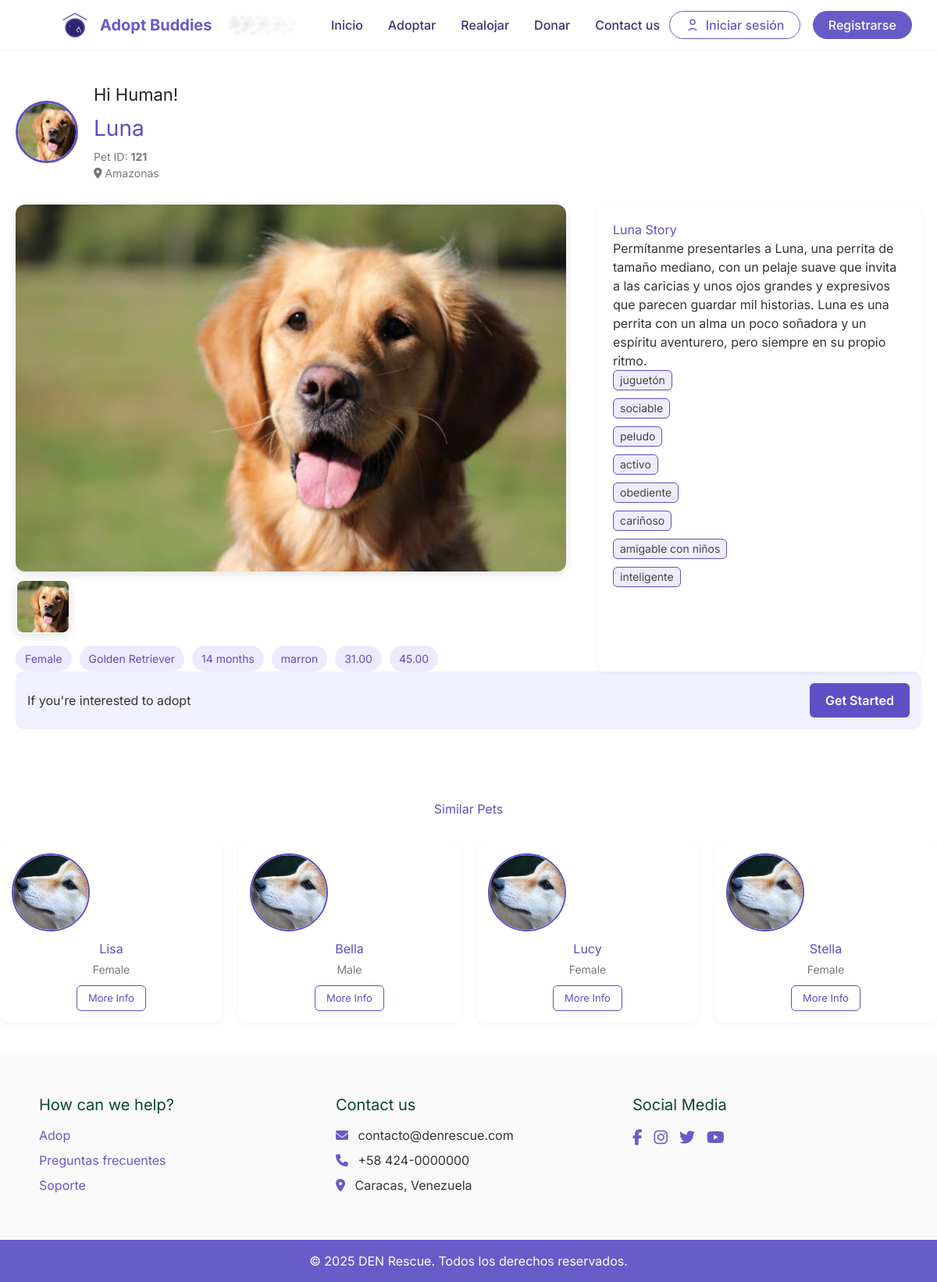
The app's page /desc_mascota?id=121 with its own data.
### tables this page shows
CREATE TABLE `mascota_fotos` (
  `id` int(11) NOT NULL,
  `mascota_id` int(5) UNSIGNED ZEROFILL NOT NULL,
  `url_foto` varchar(255) NOT NULL,
  `orden` tinyint(3) UNSIGNED DEFAULT NULL
);

CREATE TABLE `mascota` (
  `id` int(5) UNSIGNED ZEROFILL NOT NULL,
  `nombre` varchar(50) NOT NULL,
  `especie` enum('perro','gato') NOT NULL,
  `genero` tinyint(1) NOT NULL DEFAULT 1,
  `fecha_nacimiento` date DEFAULT NULL,
  `edad_minima` tinyint(3) UNSIGNED DEFAULT NULL,
  `edad_maxima` tinyint(3) UNSIGNED DEFAULT NULL,
  `descripcion` text NOT NULL,
  `estatus` enum('adopcion','adoptada','rescatada') NOT NULL,
  `fecha_ingreso` datetime NOT NULL DEFAULT current_timestamp(),
  `rescatada` tinyint(1) NOT NULL DEFAULT 0,
  `estado` varchar(12) NOT NULL,
  `altura` decimal(5,2) NOT NULL,
  `peso` decimal(5,2) NOT NULL,
  `color` varchar(20) NOT NULL,
  `usuario_origen_id` int(5) UNSIGNED ZEROFILL DEFAULT NULL,
  `raza_id` int(11) DEFAULT NULL,
  `direccion` text DEFAULT NULL
);

CREATE TABLE `razas` (
  `id` int(11) NOT NULL,
  `nombre_raza` varchar(100) NOT NULL,
  `especie` enum('perro','gato') NOT NULL
);

CREATE TABLE `etiquetas` (
  `id` int(11) NOT NULL,
  `etiqueta` varchar(100) NOT NULL
);

### Config/App/Views.php (called while the page is built)
<?php
class Views{
    public function getView($ruta, $vista, $data="")
    {
        if ($ruta == "home") {
            $vista = "Views/".$vista.".php";
        }else{
            $vista = "Views/".$ruta."/".$vista.".php";
        }
        require $vista;
    }
}
?>

### Controllers/desc_mascota.php (called while the page is built, shortened)
<?php
class Desc_Mascota extends Controller {
  protected $model;
  public function __construct() {
    require_once "Models/desc_mascota.php";
    $this->model = new DescMascotaModel();
  }
  public function index() {
    $mascotas = $this->model->getMascota($id_mascota = $_GET['id'] ?? null);
    $fotos = $this->model->getFotosMascota($id_mascota= $_GET['id'] ?? null);
    $etiquetas = $this->model->getEtiquetasMascota($id_mascota = $_GET['id'] ?? null);
    $data['mascotas'] = $mascotas;
    $data['fotos'] = $fotos;
    $data['etiquetas'] = $etiquetas;
    $data['title'] = 'Descripción de la mascota';
    $this->views->getView('desc_mascota', 'index', $data);
  }
}

### Config/App/Query.php (called while the page is built, shortened)
<?php
class Query extends Conexion{
    private $pdo, $con, $sql, $datos;
    public function __construct() {
        $this->pdo = new Conexion();
        $this->con = $this->pdo->conect();
    }
public function select(string $sql, array $datos = [])
{
    $this->sql = $sql;
    $this->datos = $datos;
    $resul = $this->con->prepare($this->sql);
    $resul->execute($this->datos);
    $data = $resul->fetch(PDO::FETCH_ASSOC);
    return $data;
}
    public function selectAll(string $sql,array $datos = [])
    {
        $this->sql = $sql;
        $this->datos = $datos;
        $resul = $this->con->prepare($this->sql);
        $resul->execute($this->datos);
        $data = $resul->fetchAll(PDO::FETCH_ASSOC);
        return $data;
    }
}
?>

### Config/App/Conexion.php (called while the page is built)
<?php
class Conexion{
    private $conect;
    public function __construct()
    {
        $pdo = "mysql:host=".HOST.";dbname=".DB.";".CHARSET;
        try {
            $this->conect = new PDO($pdo, USER, PASS);
            $this->conect->setAttribute(PDO::ATTR_ERRMODE, PDO::ERRMODE_EXCEPTION);
        } catch (PDOException $e) {
            echo "Error en la conexion".$e->getMessage();
        }
    }
    public function conect()
    {
        return $this->conect;
    }
}
?>

### Models/desc_mascota.php (called while the page is built)
<?php
class DescMascotaModel extends Query {
    public function getMascota($id_mascota) {
        $sql = "SELECT m.*, r.nombre_raza AS nombre_raza FROM mascota AS m
JOIN razas AS r ON m.raza_id = r.id WHERE m.id = ?";
        return $this->select($sql, [$id_mascota]);
    }
     public function getFotosMascota($id_mascota) {
        $sql = "SELECT * FROM mascota_fotos
                WHERE mascota_id = ?
                ORDER BY orden ASC";
        return $this->selectAll($sql, [$id_mascota]);
    }
     public function getEtiquetasMascota($id_mascota) {
        $sql = "SELECT e.etiqueta FROM mascota_etiquetas AS me
                JOIN etiquetas AS e ON me.etiqueta_id = e.id
                WHERE mascota_id = ?
               ";
        return $this->selectAll($sql, [$id_mascota]);
    }
}

### Views/desc_mascota/index.php (the view, shortened to what this page needs)
<!DOCTYPE html>
<html lang="en">
<head>
  <link rel="stylesheet" href="<?php echo BASE_URL; ?>assets/css/descripcion.css">
  <link rel="stylesheet" href="https://cdnjs.cloudflare.com/ajax/libs/font-awesome/6.5.0/css/all.min.css">
</head>
<body>
 <?php
    $mascota = $data['mascotas'] ?? null;
    $foto = $data['fotos'][0]['url_foto'] ?? null;
    include_once(__DIR__ . '/../Templates/header.php');
 ?>
  <div class="pet-profile">
    <div class="header-section">
      <div class="pet-header">
        <img class="pet-avatar" src="<?= BASE_URL . $foto ?>" alt="Magie">
        <div class="pet-data">
          <h1>Hi Human!</h1>
          <h2><?= htmlspecialchars($mascota['nombre']) ?></h2>
          <p class="pet-id">Pet ID: <strong><?= htmlspecialchars($mascota['id']) ?></strong></p>
          <p class="pet-location"><i class="fa-solid fa-location-dot"></i> <?= htmlspecialchars($mascota['estado']) ?> </p>
        </div>
      </div>
    </div>
    <div class="gallery-story">
      <div class="gallery">
        <img id="mainImage" src="<?= BASE_URL . $foto ?>" alt="Main image">
        <div class="thumbnails">
          <img src="<?php echo BASE_URL. $foto; ?>" onclick="changeImage(this)">
        </div>
        <div class="pet-tags">
          <div class="tag"><?= ($mascota['genero'] == 1) ? 'Male' : 'Female'; ?></div>
          <div class="tag"><?= htmlspecialchars($mascota['nombre_raza']) ?></div>
          <div class="tag">14 months</div>
          <div class="tag"><?= htmlspecialchars($mascota['color']) ?></div>
          <div class="tag"><?= htmlspecialchars($mascota['peso']) ?></div>
          <div class="tag"><?= htmlspecialchars($mascota['altura']) ?></div>
        </div>
      </div>
      <div class="story">
        <h3><?= htmlspecialchars($mascota['nombre']) ?> Story</h3>
        <p><?= htmlspecialchars($mascota['descripcion']) ?></p>
        <ul>
          <?php
          if (!empty($data['etiquetas'])):
            foreach ($data['etiquetas'] as $etiqueta): ?>
         <li class="inline-flex items-center justify-center gap-1 px-2 py-[2px] bg-[#EFECFF] text-[#5D4FC4] border border-[#5D4FC4] rounded-md text-sm w-fit">
  <?= htmlspecialchars($etiqueta['etiqueta']) ?>
</li>
            <?php endforeach; ?>
          <?php else: ?>
            <li>No tags available</li>
          <?php endif; ?>
        </ul>
      </div>
    </div>
      <div class="adopt-box">
        <p>If you're interested to adopt</p>
        <a href="#" class="btn-adopt">Get Started</a>
      </div>
    </div>
    <div class="similar-section">
      <h2>Similar Pets</h2>
      <div class="similar-pets">
        <?php
        $pets = [
          ['name' => 'Lisa', 'gender' => 'Female', 'img' => 'shiba.jpg'],
          ['name' => 'Bella', 'gender' => 'Male', 'img' => 'shiba.jpg'],
          ['name' => 'Lucy', 'gender' => 'Female', 'img' => 'shiba.jpg'],
          ['name' => 'Stella', 'gender' => 'Female', 'img' => 'shiba.jpg']
        ];
        foreach ($pets as $pet): ?>
          <div class="pet-card">
            <img src="<?php echo BASE_URL; ?>assets/images/<?php echo $pet['img']; ?>" alt="<?php echo $pet['name']; ?>">
            <h4><?php echo $pet['name']; ?></h4>
            <p><?php echo $pet['gender']; ?></p>
            <a href="#" class="btn-more">More Info</a>
          </div>
        <?php endforeach; ?>
      </div>
    </div>
<?php include_once(__DIR__ . '/../Templates/footer.php'); ?>
</body>
</html>

### Assets/css/descripcion.css (style rules this page uses)
body { margin: 0; font-family: 'Segoe UI', sans-serif; background-color: #f9f9fb; color: #333; }
.pet-profile { max-width: 1200px; margin: 0 auto; padding: 40px 20px; }
.pet-header { display: flex; align-items: center; gap: 20px; margin-bottom: 30px; }
.pet-avatar { width: 80px; height: 80px; border-radius: 50%; object-fit: cover; border: 3px solid #5D4FC4; }
.pet-data h1 { font-size: 22px; margin: 0; color: #222; }
.pet-data h2 { font-size: 28px; margin: 5px 0; color: #5D4FC4; }
.pet-id, .pet-location { font-size: 14px; color: #777; }
.gallery-story { display: flex; flex-wrap: wrap; gap: 40px; }
.gallery { flex: 1 1 60%; }
.gallery img { width: 100%; border-radius: 12px; box-shadow: 0 4px 12px rgba(0,0,0,0.1); }
.thumbnails { display: flex; gap: 10px; margin-top: 10px; }
.thumbnails img { width: 70px; height: 70px; border-radius: 10px; object-fit: cover; cursor: pointer; border: 2px solid transparent; transition: 0.3s ease; }
.pet-tags { display: flex; flex-wrap: wrap; gap: 10px; margin-top: 15px; }
.tag { padding: 6px 12px; background: #eeeafe; color: #5D4FC4; border-radius: 20px; font-size: 14px; }
.story { flex: 1 1 35%; background: #fff; padding: 20px; border-radius: 12px; box-shadow: 0 2px 6px rgba(0,0,0,0.05); }
.story h3 { margin-top: 0; color: #5D4FC4; }
.story ul { list-style: none; padding: 0; }
.story li { margin-bottom: 10px; font-size: 14px; display: flex; align-items: center; gap: 8px; color: #444; }
.adopt-box { display: flex; justify-content: space-between; align-items: center; background: #f0f0ff; padding: 15px; border-radius: 10px; }
.btn-adopt { background: #5D4FC4; color: #fff; padding: 10px 20px; text-decoration: none; border-radius: 6px; font-weight: 600; transition: 0.3s ease; }
.similar-section { margin-top: 50px; text-align: center; }
.similar-section h2 { color: #5D4FC4; margin-bottom: 30px; }
.similar-pets { display: grid; grid-template-columns: repeat(auto-fit, minmax(160px, 1fr)); gap: 20px; }
.pet-card { background: #fff; padding: 15px; border-radius: 12px; box-shadow: 0 2px 6px rgba(0,0,0,0.05); transition: 0.3s ease; }
.pet-card img { width: 100px; height: 100px; border-radius: 50%; object-fit: cover; border: 2px solid #5D4FC4; margin-bottom: 10px; }
.pet-card h4 { margin: 0; color: #5D4FC4; }
.pet-card p { margin: 4px 0 10px; color: #777; font-size: 14px; }
.btn-more { display: inline-block; border: 1px solid #5D4FC4; padding: 6px 14px; border-radius: 6px; color: #5D4FC4; text-decoration: none; font-size: 13px; }

### Assets/css/common.css (style rules this page uses)
:root { --principal: #675BC8; --decoracion: #9990DA; --blanco: #ffffff; }
* { margin: 0; padding: 0; box-sizing: border-box; }
body { font-family: 'Inter', sans-serif; background-color: #fff; }

### records on screen
mascota_fotos: url_foto (picture)
mascota: nombre "Luna", id "121", estado "Amazonas", raza.nombre_raza "Golden Retriever", color "marron", peso "31.00", altura "45.00", descripcion "Permítanme presentarles a Luna, una perrita de tamaño mediano, con un pelaje suave que invita a las caricias y unos ojos grandes y expresivos que parecen guardar mil historias. Luna es una perrita con un alma un poco soñadora y un espíritu aventurero, pero siempre en su propio ritmo."
etiquetas: etiqueta "juguetón"
etiquetas: etiqueta "sociable"
etiquetas: etiqueta "peludo"
etiquetas: etiqueta "activo"
etiquetas: etiqueta "obediente"
etiquetas: etiqueta "cariñoso"
etiquetas: etiqueta "amigable con niños"
etiquetas: etiqueta "inteligente"

### other values on screen
$pet['name'] "Lisa"
$pet['gender'] "Female"
$pet['name'] "Bella"
$pet['gender'] "Male"
$pet['name'] "Lucy"
$pet['name'] "Stella"
